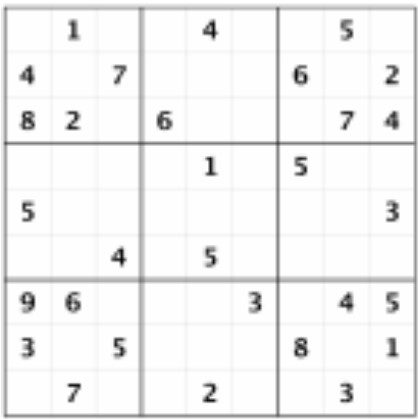
#> input picture sudoku1.jpg, 418 x 419 px
$ python -i mycanny.py   (imports and definitions only)   (older library calls are emulated)
#> lines starting #> are read from the running program, lines starting #| are printed output that depends on the picture
#> further down, picture is the input picture: shape (419, 418, 3); min 1, max 255, mean 241.3
import numpy as np
import cv2

# [102 lines left out: functions canny_edge_detection, non_maximum_suppression, hysteresis_thresholding, not called in this run]


def canny(img):
      # Define the Gaussian filter parameters
    kernel_size = (5, 5)
    sigma = 1.4

# Apply the Gaussian filter
    smooth_img = cv2.GaussianBlur(img, kernel_size, sigma)
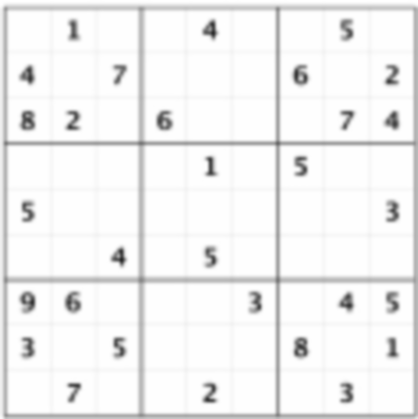
#> smooth_img: shape (419, 418, 3); min 40, max 255, mean 241.2

# Calculate the gradient magnitude and direction
    grad_x = cv2.Sobel(smooth_img, cv2.CV_64F, 1, 0, ksize=3)
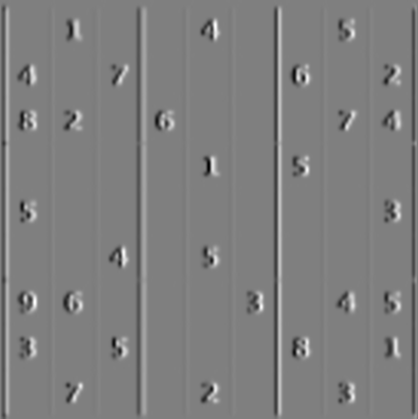
#> grad_x: shape (419, 418, 3) float64; min -427, max 425, mean -1; drawn with min black and max white
    grad_y = cv2.Sobel(smooth_img, cv2.CV_64F, 0, 1, ksize=3)
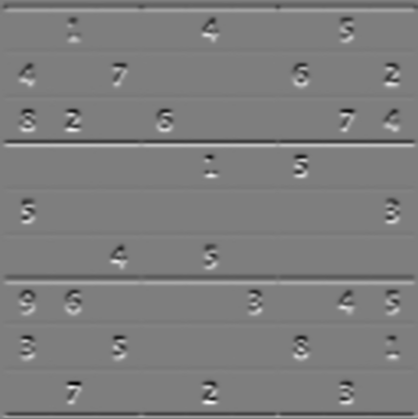
#> grad_y: shape (419, 418, 3) float64; min -423, max 432, mean -1.1; drawn with min black and max white
    grad_mag = np.sqrt(grad_x**2 + grad_y**2)
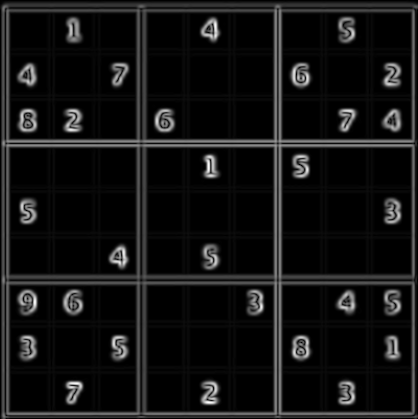
#> grad_mag: shape (419, 418, 3) float64; min 0, max 432.2, mean 33.8; drawn with min black and max white
    grad_dir = np.arctan2(grad_y, grad_x)
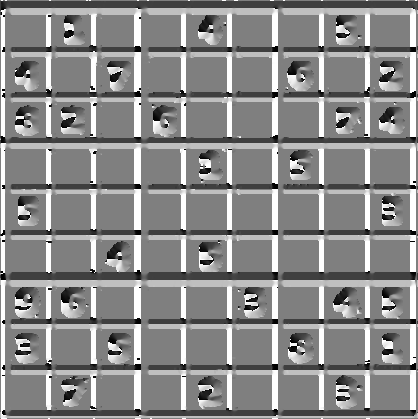
#> grad_dir: shape (419, 418, 3) float64; min -3.14, max 3.14, mean 0.265; drawn with min black and max white

# Convert the gradient direction to degrees
    grad_dir_deg = np.rad2deg(grad_dir)

# Ensure that the gradient direction is within [0, 180)
    grad_dir_deg[grad_dir_deg < 0] += 180
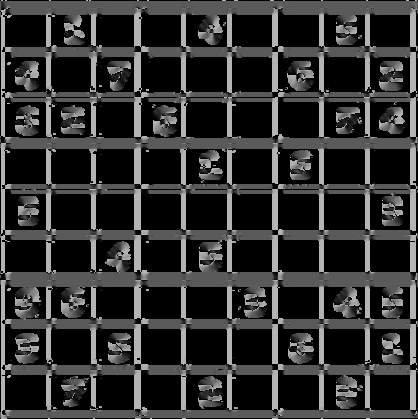
#> grad_dir_deg: shape (419, 418, 3) float64; min 0, max 180, mean 49.6

# Initialize the edge map
    edge_map = np.zeros_like(grad_mag, dtype=np.uint8)

# Apply non-maximum suppression to the gradient magnitude
    for i in range(1, grad_mag.shape[0] - 1):
        for j in range(1, grad_mag.shape[1] - 1):
            angle = grad_dir_deg[i, j]
            if (0 <= angle < 22.5) or (157.5 <= angle <= 180):
                if (grad_mag[i, j] > grad_mag[i, j-1]) and (grad_mag[i, j] > grad_mag[i, j+1]):
                    edge_map[i, j] = 255
            elif (22.5 <= angle < 67.5):
                if (grad_mag[i, j] > grad_mag[i-1, j-1]) and (grad_mag[i, j] > grad_mag[i+1, j+1]):
                    edge_map[i, j] = 255
            elif (67.5 <= angle < 112.5):
             if (grad_mag[i, j] > grad_mag[i-1, j]) and (grad_mag[i, j] > grad_mag[i+1, j]):
                edge_map[i, j] = 255
            elif (112.5 <= angle < 157.5):
                if (grad_mag[i, j] > grad_mag[i-1, j+1]) and (grad_mag[i, j] > grad_mag[i+1, j-1]):
                    edge_map[i, j] = 255
#> edge_map: shape (419, 418, 3); every value is 0

# Save the output image

    return edge_map


>>> import cv2
>>> picture = cv2.imread('sudoku1.jpg')
#> (the run stopped early here; a loop or call above may not have finished)
